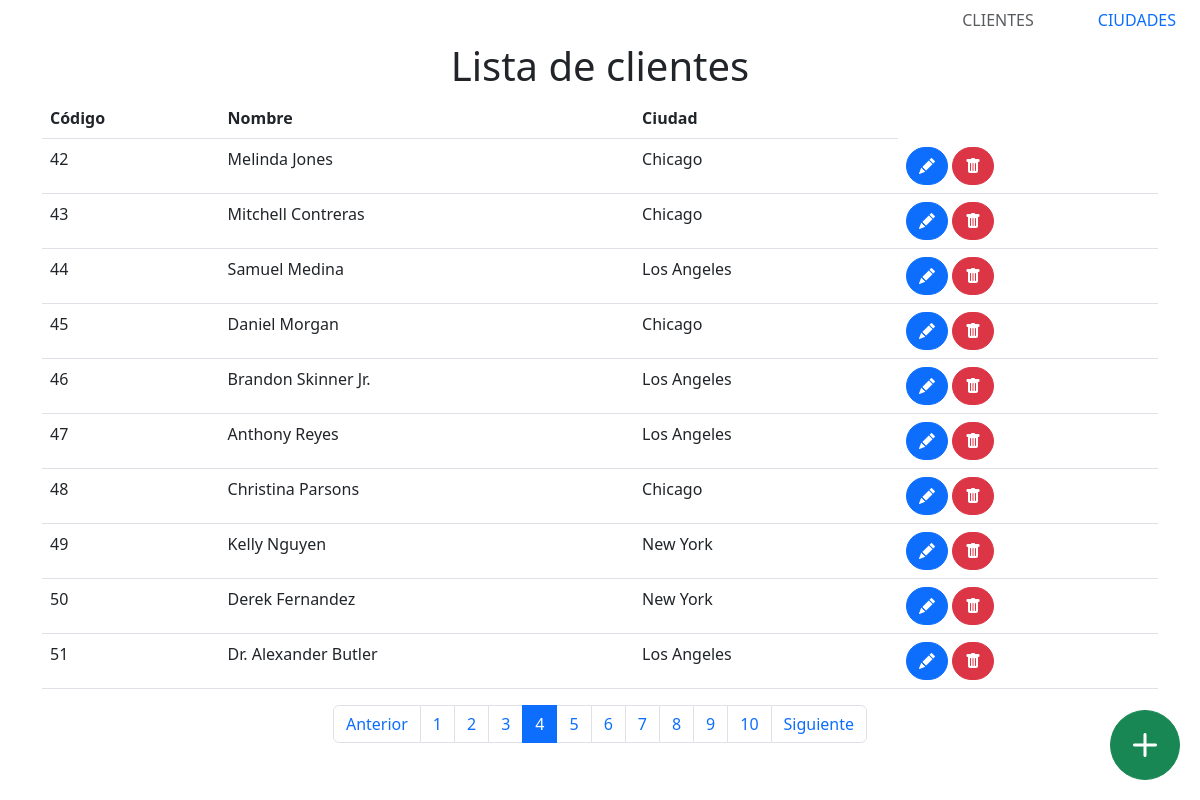
/clients?page=4, run on the app's committed database.
### Backend/models/models.py (models this page shows)
class Client(db.Model):
    cod = db.Column(db.Integer, primary_key=True)
    name = db.Column(db.String(50), nullable=False)
    city_cod = db.Column(db.Integer, db.ForeignKey('city.cod'), nullable=False)
    def to_dict(self):
        data = {
            'cod': self.cod,
            'name': self.name,
            'city_cod': self.city_cod
        }
        return data

class City(db.Model):
    cod = db.Column(db.Integer, primary_key=True)
    name = db.Column(db.String(50), nullable=False)
    clients = db.relationship('Client', backref='city', lazy=True)
    def to_dict(self):
        data = {
            'cod': self.cod,
            'name': self.name,
            'clients': list(map(lambda a: a.to_dict(), self.clients))
        }
        return data

### Backend/controllers/client.py (the view)
@app.route('/clients', methods=['GET'])
def clients_list():
    page = request.args.get('page', 1, type=int)
    per_page = 10
    clients = db.session.query(Client).paginate(
        page=page, per_page=per_page)
    cities = list(map(lambda a: a.to_dict(), City.query.all()))
    city_dict = {city['cod']: city['name'] for city in cities}
    delete_url = url_for('clients_delete', cod=0)
    edit_url = url_for('clients_edit', cod=0)
    return render_template('clients.html', clients=clients, cities=cities, city_dict=city_dict, delete_url=delete_url, edit_url=edit_url)

### templates/clients.html (shortened to what this page needs)
{% extends "base.html" %}
{% block content %}
<center>
    <h1 class="display-6">Lista de clientes</h1>
</center>
<div class="container-sm">
    <table id="clientsTable" class="table table-hover">
        <thead>
            <tr>
                <th>Código</th>
                <th>Nombre</th>
                <th>Ciudad</th>
            </tr>
        </thead>
        <tbody id="listClients">
            {% for client in clients.items %}
            <tr id="client-{{ client.cod }}-details">
                <td id="client-{{ client.cod }}-cod">{{ client.cod }}</td>
                <td id="client-{{ client.cod }}-name">{{ client.name }}</td>
                <td id="client-{{ client.cod }}-city_cod">{{ city_dict[client.city_cod] }}</td>
                <td>
                    <button type="button" class="btn btn-primary btn-md rounded-5" data-bs-toggle="modal"
                        data-bs-target="#editClientModal-{{client.cod}}" title="Editar Cliente">
                        <i class="bi bi-pencil-fill"></i>
                    </button>
                    <button type="button" class="btn btn-danger btn-md rounded-5" data-bs-toggle="modal"
                        data-bs-target="#deleteClientModal-{{client.cod}}" title="Eliminar Cliente">
                        <i class="bi bi-trash-fill"></i>
                    </button>
                </td>
            </tr>
            {% endfor %}
            <button type="button" class="btn btn-success" data-bs-toggle="modal" data-bs-target="#clientModal" style="font-size: 24px;
                       width: 70px;
                       height: 70px;
                       border-radius: 50%;
                       position: fixed;
                       bottom: 20px;
                       right: 20px;
                       z-index: 100;" title="Agregar cliente">
                <i class="bi bi-plus-lg"></i>
            </button>
        </tbody>
    </table>
    <div class="container">
        <nav>
            <ul class="pagination justify-content-center">
                {% if clients.has_prev %}
                <li class="page-item">
                    <a class="page-link" href="{{ url_for('clients_list', page=clients.prev_num) }}">Anterior</a>
                </li>
                {% else %}
                <li class="page-item disabled">
                    <a class="page-link">Anterior</a>
                </li>
                {% endif %}
                {% for page_num in clients.iter_pages() %}
                {% if page_num %}
                {% if page_num != clients.page %}
                <li class="page-item">
                    <a class="page-link" href="{{ url_for('clients_list', page=page_num) }}">{{ page_num }}</a>
                </li>
                {% else %}
                <li class="page-item active">
                    <a class="page-link">{{ page_num }}</a>
                </li>
                {% endif %}
                {% else %}
                <li class="page-item disabled">
                    <a class="page-link">...</a>
                </li>
                {% endif %}
                {% endfor %}
                {% if clients.has_next %}
                <li class="page-item">
                    <a class="page-link" href="{{ url_for('clients_list', page=clients.next_num) }}">Siguiente</a>
                </li>
                {% else %}
                <li class="page-item disabled">
                    <a class="page-link">Siguiente</a>
                </li>
                {% endif %}
            </ul>
        </nav>
    </div>
</div>
{% endblock %}

### data on the page
Client: cod "42", name "Melinda Jones", city_cod.name "Chicago"
Client: cod "43", name "Mitchell Contreras", city_cod.name "Chicago"
Client: cod "44", name "Samuel Medina", city_cod.name "Los Angeles"
Client: cod "45", name "Daniel Morgan", city_cod.name "Chicago"
Client: cod "46", name "Brandon Skinner Jr.", city_cod.name "Los Angeles"
Client: cod "47", name "Anthony Reyes", city_cod.name "Los Angeles"
Client: cod "48", name "Christina Parsons", city_cod.name "Chicago"
Client: cod "49", name "Kelly Nguyen", city_cod.name "New York"
Client: cod "50", name "Derek Fernandez", city_cod.name "New York"
Client: cod "51", name "Dr. Alexander Butler", city_cod.name "Los Angeles"

### other printed values
{{ page_num }} "1" "2" "3" "5" "6" "7" "8" "9" "10"
{{ page_num }} "4"
